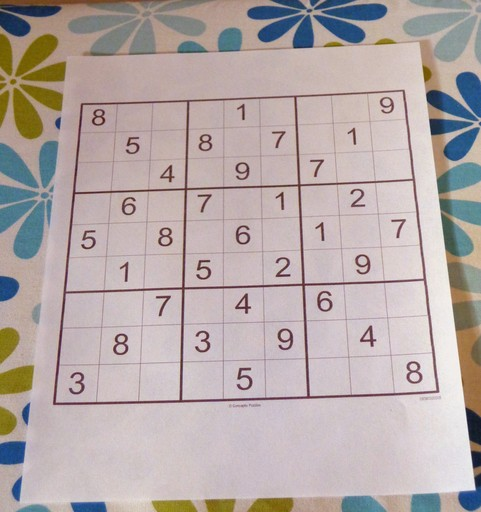
#> input picture images/1.jpeg, 481 x 512 px, given in place of the camera
$ python ders.py
#> lines starting #> are read from the running program, lines starting #| are printed output that depends on the picture; after the words box and inside, x2 and y2 are one past the last pixel; in counts of white or black regions, pixels touching at a corner belong together
import cv2
import numpy as np

cam = cv2.VideoCapture(0)

def nothing(x):
    pass

cv2.namedWindow("frame")
cv2.createTrackbar("H1", "frame",0,359,nothing)
#> slider 'H1' is set to 100
cv2.createTrackbar("H2", "frame",0,359,nothing)
#> slider 'H2' is set to 359
cv2.createTrackbar("S1", "frame",0,255,nothing)
#> slider 'S1' is set to 85
cv2.createTrackbar("S2", "frame",0,255,nothing)
#> slider 'S2' is set to 255
cv2.createTrackbar("V1", "frame",0,255,nothing)
#> slider 'V1' is set to 85
cv2.createTrackbar("V2", "frame",0,255,nothing)
#> slider 'V2' is set to 255

while (cam.isOpened()):
    _, frame = cam.read()
#> frame is the input picture: shape (512, 481, 3); mean B, G, R 168.2, 169.5, 181.2

    hsv = cv2.cvtColor(frame, cv2.COLOR_BGR2HSV)
#> hsv: shape (512, 481, 3); mean H, S, V 87, 39.5, 185.9
    H1 = int(cv2.getTrackbarPos("H1","frame")/2)
    H2 = int(cv2.getTrackbarPos("H2","frame")/2)
    S1 = int(cv2.getTrackbarPos("S1","frame"))
    S2 = int(cv2.getTrackbarPos("S2","frame"))
    V1 = int(cv2.getTrackbarPos("V1","frame"))
    V2 = int(cv2.getTrackbarPos("V2","frame"))

    lower = np.array([H1,S1,V1])
    upper = np.array([H2,S2,V2])

    mask = cv2.inRange(hsv, lower, upper)
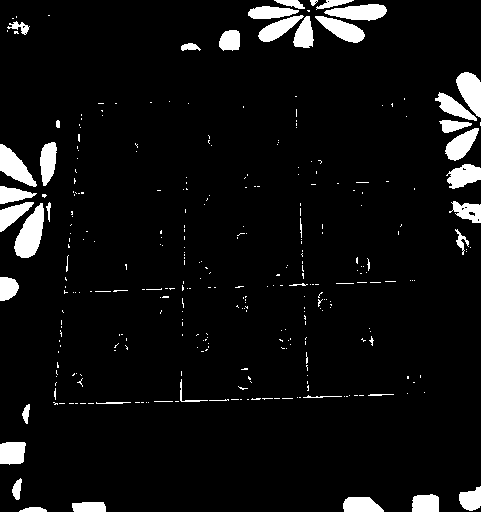
#> mask: shape (512, 481); 5.9% white; 325 white regions (281 under 20 px), largest, box (x1, y1, x2, y2) and area: (14, 203, 44, 258) 982, (0, 144, 37, 187) 757, (456, 72, 481, 118) 734

    res = cv2.bitwise_and(frame, frame, mask=mask)
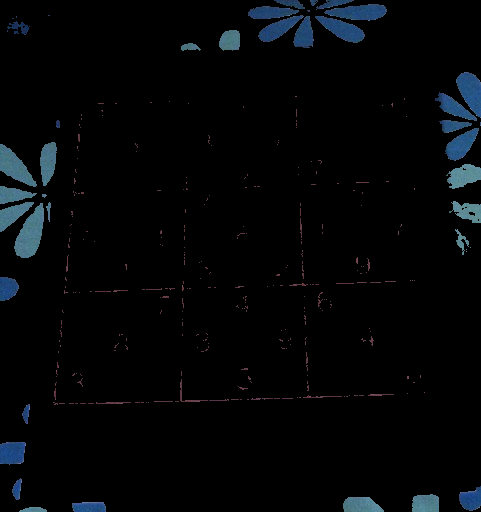
#> res: shape (512, 481, 3); mean B, G, R 7.3, 5.6, 3.7

    cv2.imshow("frame", frame)
    cv2.imshow("hsv", mask)
    cv2.imshow("res",res)

    if (cv2.waitKey(5) & 0xFF == ord("q")):
#> (key q is pressed here)
        break

cam.release()
cv2.destroyAllWindows()
